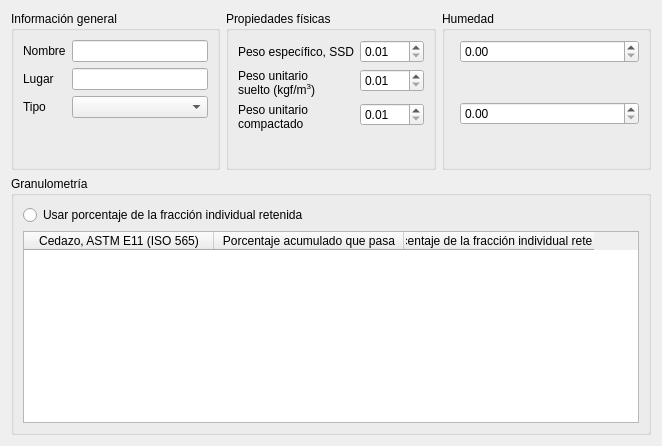
     <widget class="QWidget" name="coarse_aggregate">
      <layout class="QVBoxLayout" name="verticalLayout_6">
       <item>
        <layout class="QGridLayout" name="gridLayout_4" columnstretch="1,1,1">
         <item row="0" column="0">
          <widget class="QGroupBox" name="groupBox_coarse_info">
           <property name="title">
            <string>Información general</string>
           </property>
           <layout class="QFormLayout" name="formLayout_10">
            <item row="0" column="0">
             <widget class="QLabel" name="label_coarse_name">
              <property name="text">
               <string>Nombre</string>
              </property>
              <property name="buddy">
               <cstring>lineEdit_coarse_name</cstring>
              </property>
             </widget>
            </item>
            <item row="0" column="1">
             <widget class="QLineEdit" name="lineEdit_coarse_name"/>
            </item>
            <item row="1" column="0">
             <widget class="QLabel" name="label_coarse_source">
              <property name="text">
               <string>Lugar</string>
              </property>
              <property name="buddy">
               <cstring>lineEdit_coarse_source</cstring>
              </property>
             </widget>
            </item>
            <item row="1" column="1">
             <widget class="QLineEdit" name="lineEdit_coarse_source"/>
            </item>
            <item row="2" column="0">
             <widget class="QLabel" name="label_coarse_type">
              <property name="text">
               <string>Tipo</string>
              </property>
              <property name="wordWrap">
               <bool>true</bool>
              </property>
              <property name="buddy">
               <cstring>comboBox_coarse_type</cstring>
              </property>
             </widget>
            </item>
            <item row="2" column="1">
             <widget class="QComboBox" name="comboBox_coarse_type"/>
            </item>
           </layout>
          </widget>
         </item>
         <item row="0" column="1">
          <widget class="QGroupBox" name="groupBox_coarse_physical_prop">
           <property name="title">
            <string>Propiedades físicas</string>
           </property>
           <layout class="QFormLayout" name="formLayout_16">
            <item row="0" column="0">
             <widget class="QLabel" name="label_coarse_relative_density">
              <property name="text">
               <string>Peso específico, SSD</string>
              </property>
              <property name="wordWrap">
               <bool>true</bool>
              </property>
              <property name="buddy">
               <cstring>doubleSpinBox_coarse_relative_density</cstring>
              </property>
             </widget>
            </item>
            <item row="0" column="1">
             <widget class="QDoubleSpinBox" name="doubleSpinBox_coarse_relative_density">
              <property name="minimum">
               <double>0.010000000000000</double>
              </property>
              <property name="maximum">
               <double>100.000000000000000</double>
              </property>
              <property name="singleStep">
               <double>0.010000000000000</double>
              </property>
             </widget>
            </item>
            <item row="1" column="0">
             <widget class="QLabel" name="label_coarse_pus">
              <property name="text">
               <string>&lt;html&gt;&lt;head/&gt;&lt;body&gt;&lt;p&gt;Peso unitario suelto (kgf/m&lt;span style=&quot; vertical-align:super;&quot;&gt;3&lt;/span&gt;)&lt;/p&gt;&lt;/body&gt;&lt;/html&gt;</string>
              </property>
              <property name="wordWrap">
               <bool>true</bool>
              </property>
              <property name="buddy">
               <cstring>doubleSpinBox_coarse_pus</cstring>
              </property>
             </widget>
            </item>
            <item row="1" column="1">
             <widget class="QDoubleSpinBox" name="doubleSpinBox_coarse_pus">
              <property name="minimum">
               <double>0.010000000000000</double>
              </property>
              <property name="maximum">
               <double>10000.000000000000000</double>
              </property>
              <property name="singleStep">
               <double>1.000000000000000</double>
              </property>
             </widget>
            </item>
            <item row="2" column="0">
             <widget class="QLabel" name="label_coarse_puc">
              <property name="text">
               <string>&lt;html&gt;&lt;head/&gt;&lt;body&gt;&lt;p&gt;Peso unitario compactado (kgf/m&lt;span style=&quot; vertical-align:super;&quot;&gt;3&lt;/span&gt;)&lt;/p&gt;&lt;/body&gt;&lt;/html&gt;</string>
              </property>
              <property name="wordWrap">
               <bool>true</bool>
              </property>
              <property name="buddy">
               <cstring>doubleSpinBox_coarse_puc</cstring>
              </property>
             </widget>
            </item>
            <item row="2" column="1">
             <widget class="QDoubleSpinBox" name="doubleSpinBox_coarse_puc">
              <property name="minimum">
               <double>0.010000000000000</double>
              </property>
              <property name="maximum">
               <double>10000.000000000000000</double>
              </property>
              <property name="singleStep">
               <double>1.000000000000000</double>
              </property>
             </widget>
            </item>
           </layout>
          </widget>
         </item>
         <item row="0" column="2">
          <widget class="QGroupBox" name="groupBox_coarse_moisture">
           <property name="title">
            <string>Humedad</string>
           </property>
           <layout class="QFormLayout" name="formLayout_15">
            <item row="0" column="0">
             <widget class="QLabel" name="label_coarse_mc">
              <property name="text">
               <string>Contenido de humedad (%)</string>
              </property>
              <property name="wordWrap">
               <bool>true</bool>
              </property>
              <property name="buddy">
               <cstring>doubleSpinBox_coarse_mc</cstring>
              </property>
             </widget>
            </item>
            <item row="0" column="1">
             <widget class="QDoubleSpinBox" name="doubleSpinBox_coarse_mc">
              <property name="wrapping">
               <bool>false</bool>
              </property>
              <property name="maximum">
               <double>100.000000000000000</double>
              </property>
              <property name="singleStep">
               <double>0.010000000000000</double>
              </property>
             </widget>
            </item>
            <item row="1" column="0">
             <widget class="QLabel" name="label_coarse_abs">
              <property name="text">
               <string>Capacidad de absorción (%)</string>
              </property>
              <property name="wordWrap">
               <bool>true</bool>
              </property>
              <property name="buddy">
               <cstring>doubleSpinBox_coarse_abs</cstring>
              </property>
             </widget>
            </item>
            <item row="1" column="1">
             <widget class="QDoubleSpinBox" name="doubleSpinBox_coarse_abs">
              <property name="maximum">
               <double>100.000000000000000</double>
              </property>
              <property name="singleStep">
               <double>0.010000000000000</double>
              </property>
             </widget>
            </item>
           </layout>
          </widget>
         </item>
        </layout>
       </item>
       <item>
        <widget class="QGroupBox" name="groupBox_gradation_2">
         <property name="title">
          <string>Granulometría</string>
         </property>
         <layout class="QVBoxLayout" name="verticalLayout_7">
          <item>
           <widget class="QRadioButton" name="radioButton_coarse_retained">
            <property name="text">
             <string>Usar porcentaje de la fracción individual retenida</string>
            </property>
           </widget>
          </item>
          <item>
           <widget class="QTableWidget" name="tableWidget_coarse">
            <property name="showGrid">
             <bool>true</bool>
            </property>
            <property name="gridStyle">
             <enum>Qt::PenStyle::SolidLine</enum>
            </property>
            <property name="wordWrap">
             <bool>true</bool>
            </property>
            <property name="rowCount">
             <number>0</number>
            </property>
            <property name="columnCount">
             <number>3</number>
            </property>
            <attribute name="horizontalHeaderVisible">
             <bool>true</bool>
            </attribute>
            <attribute name="horizontalHeaderCascadingSectionResizes">
             <bool>false</bool>
            </attribute>
            <attribute name="horizontalHeaderDefaultSectionSize">
             <number>190</number>
            </attribute>
            <attribute name="horizontalHeaderShowSortIndicator" stdset="0">
             <bool>false</bool>
            </attribute>
            <attribute name="horizontalHeaderStretchLastSection">
             <bool>false</bool>
            </attribute>
            <attribute name="verticalHeaderVisible">
             <bool>false</bool>
            </attribute>
            <attribute name="verticalHeaderShowSortIndicator" stdset="0">
             <bool>false</bool>
            </attribute>
            <attribute name="verticalHeaderStretchLastSection">
             <bool>false</bool>
            </attribute>
            <column>
             <property name="text">
              <string>Cedazo, ASTM E11 (ISO 565)</string>
             </property>
             <property name="font">
              <font>
               <bold>false</bold>
               <kerning>true</kerning>
              </font>
             </property>
            </column>
            <column>
             <property name="text">
              <string>Porcentaje acumulado que pasa</string>
             </property>
            </column>
            <column>
             <property name="text">
              <string>Porcentaje de la fracción individual retenida</string>
             </property>
            </column>
           </widget>
          </item>
         </layout>
        </widget>
       </item>
      </layout>
     </widget>
